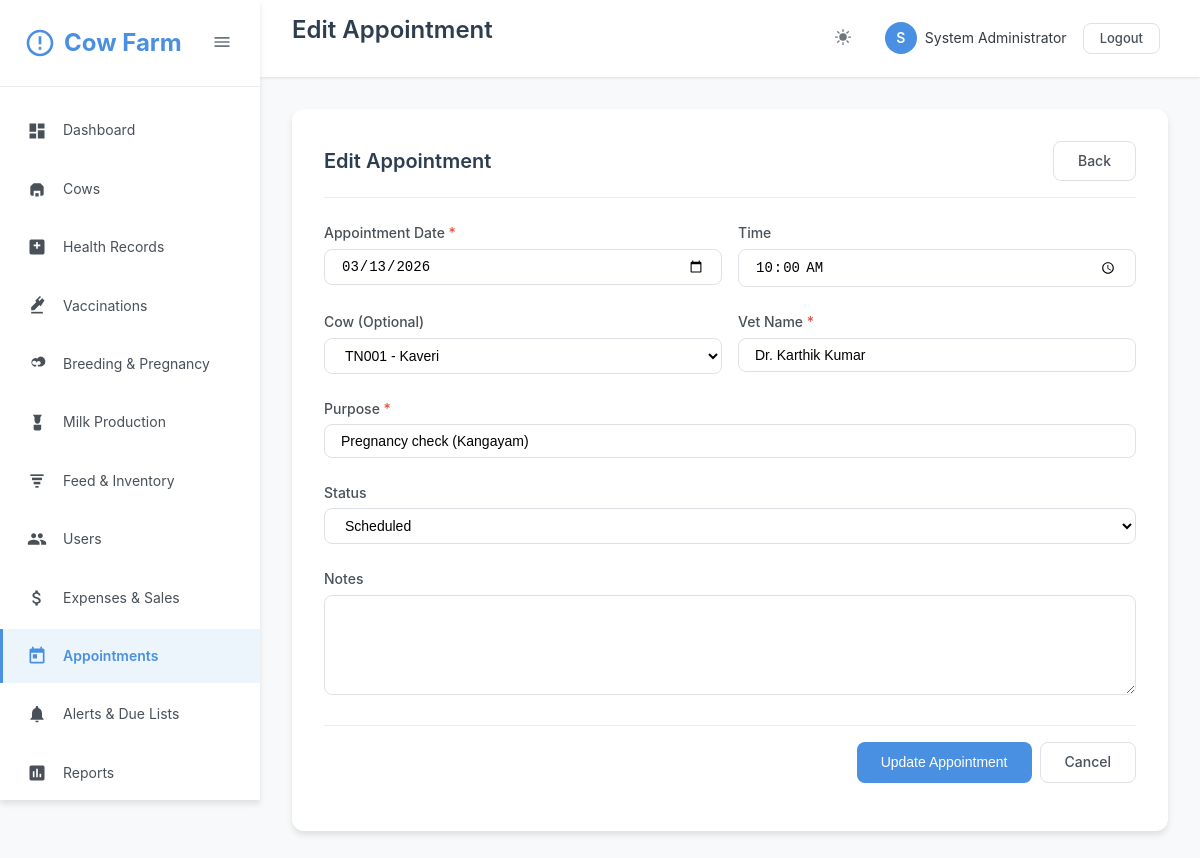
The app's page /appointments/edit.php?id=1 (signed in) with its own data.
### tables this page shows
CREATE TABLE IF NOT EXISTS users (
    id INT AUTO_INCREMENT PRIMARY KEY,
    username VARCHAR(50) UNIQUE NOT NULL,
    email VARCHAR(100) UNIQUE NOT NULL,
    password VARCHAR(255) NOT NULL,
    full_name VARCHAR(100) NOT NULL,
    role ENUM('admin', 'vet', 'manager', 'staff') DEFAULT 'staff',
    phone VARCHAR(20),
    status ENUM('active', 'inactive') DEFAULT 'active',
    created_at TIMESTAMP DEFAULT CURRENT_TIMESTAMP,
    updated_at TIMESTAMP DEFAULT CURRENT_TIMESTAMP ON UPDATE CURRENT_TIMESTAMP
);

CREATE TABLE IF NOT EXISTS appointments (
    id INT AUTO_INCREMENT PRIMARY KEY,
    appointment_date DATE NOT NULL,
    appointment_time TIME,
    cow_id INT,
    vet_name VARCHAR(100),
    purpose VARCHAR(255),
    status ENUM('scheduled', 'completed', 'cancelled', 'rescheduled') DEFAULT 'scheduled',
    notes TEXT,
    created_by INT,
    created_at TIMESTAMP DEFAULT CURRENT_TIMESTAMP,
    updated_at TIMESTAMP DEFAULT CURRENT_TIMESTAMP ON UPDATE CURRENT_TIMESTAMP,
    FOREIGN KEY (cow_id) REFERENCES cows(id) ON DELETE SET NULL,
    FOREIGN KEY (created_by) REFERENCES users(id) ON DELETE SET NULL
);

CREATE TABLE IF NOT EXISTS cows (
    id INT AUTO_INCREMENT PRIMARY KEY,
    tag_number VARCHAR(50) UNIQUE NOT NULL,
    name VARCHAR(100),
    breed VARCHAR(50),
    date_of_birth DATE,
    gender ENUM('male', 'female') NOT NULL,
    weight DECIMAL(8,2),
    color VARCHAR(50),
    photo VARCHAR(255),
    sire_tag VARCHAR(50),
    dam_tag VARCHAR(50),
    purchase_date DATE,
    purchase_price DECIMAL(10,2),
    status ENUM('active', 'sold', 'deceased', 'transferred') DEFAULT 'active',
    notes TEXT,
    created_by INT,
    created_at TIMESTAMP DEFAULT CURRENT_TIMESTAMP,
    updated_at TIMESTAMP DEFAULT CURRENT_TIMESTAMP ON UPDATE CURRENT_TIMESTAMP,
    FOREIGN KEY (created_by) REFERENCES users(id) ON DELETE SET NULL
);

### appointments/edit.php (the view, shortened to what the rows shown need)
<?php
require_once __DIR__ . '/../classes/Auth.php';
require_once __DIR__ . '/../classes/Database.php';
$db = new DBHelper();
$id = isset($_GET['id']) ? (int)$_GET['id'] : 0;
$appointment = $db->fetchOne("SELECT * FROM appointments WHERE id = ?", [$id]);
$cows = $db->fetchAll("SELECT id, tag_number, name FROM cows WHERE status = 'active' ORDER BY tag_number");
$pageTitle = 'Edit Appointment';
include __DIR__ . '/../includes/header.php';
?>
<div class="content-area">
    <div class="card">
        <div class="card-header">
            <h2 class="card-title">Edit Appointment</h2>
        </div>
        <div class="card-body">
            <form method="POST">
                <div class="form-row">
                    <div class="form-group">
                        <label class="form-label required" for="appointment_date">Appointment Date</label>
                        <input type="date" class="form-control" id="appointment_date" name="appointment_date"
                               value="<?php echo $appointment['appointment_date']; ?>" required>
                    </div>
                    <div class="form-group">
                        <label class="form-label" for="appointment_time">Time</label>
                        <input type="time" class="form-control" id="appointment_time" name="appointment_time"
                               value="<?php echo $appointment['appointment_time'] ?: ''; ?>">
                    </div>
                </div>
                <div class="form-row">
                    <div class="form-group">
                        <label class="form-label" for="cow_id">Cow (Optional)</label>
                        <select class="form-control" id="cow_id" name="cow_id">
                            <?php foreach ($cows as $cow): ?>
                                <option value="<?php echo $cow['id']; ?>" <?php echo $appointment['cow_id'] == $cow['id'] ? 'selected' : ''; ?>>
                                    <?php echo htmlspecialchars($cow['tag_number'] . ($cow['name'] ? ' - ' . $cow['name'] : '')); ?>
                                </option>
                            <?php endforeach; ?>
                        </select>
                    </div>
                    <div class="form-group">
                        <label class="form-label required" for="vet_name">Vet Name</label>
                        <input type="text" class="form-control" id="vet_name" name="vet_name"
                               value="<?php echo htmlspecialchars($appointment['vet_name']); ?>" required>
                    </div>
                </div>
                <div class="form-group">
                    <label class="form-label required" for="purpose">Purpose</label>
                    <input type="text" class="form-control" id="purpose" name="purpose"
                           value="<?php echo htmlspecialchars($appointment['purpose']); ?>" required>
                </div>
                <div class="form-group">
                    <label class="form-label" for="status">Status</label>
                    <select class="form-control" id="status" name="status">
                        <option value="scheduled" <?php echo $appointment['status'] === 'scheduled' ? 'selected' : ''; ?>>Scheduled</option>
                    </select>
                </div>
            </form>
        </div>
    </div>
</div>
<?php include __DIR__ . '/../includes/footer.php'; ?>

### includes/header.php (shortened to what the rows shown need)
<?php
require_once __DIR__ . '/../classes/Auth.php';
$auth = new Auth();
$currentUser = $auth->getCurrentUser();
?>
<!DOCTYPE html>
<html lang="en">
<head>
    <link rel="stylesheet" href="<?php echo BASE_URL; ?>assets/css/style.css">
    <link rel="stylesheet" href="<?php echo BASE_URL; ?>assets/css/icons.css">
</head>
<body>
    <?php if ($auth->isLoggedIn()): ?>
    <aside class="sidebar" id="sidebar">
        <div class="sidebar-header">
            <div class="sidebar-logo">
                <svg class="sidebar-logo-icon" viewBox="0 0 24 24">
                    <path d="M12 2C6.48 2 2 6.48 2 12s4.48 10 10 10 10-4.48 10-10S17.52 2 12 2zm0 18c-4.41 0-8-3.59-8-8s3.59-8 8-8 8 3.59 8 8-3.59 8-8 8zm-1-13h2v6h-2zm0 8h2v2h-2z"/>
                </svg>
                <span class="sidebar-menu-text">Cow Farm</span>
            </div>
            <button class="sidebar-toggle" id="sidebarToggle">
                <svg width="20" height="20" viewBox="0 0 24 24" fill="currentColor">
                    <path d="M3 18h18v-2H3v2zm0-5h18v-2H3v2zm0-7v2h18V6H3z"/>
                </svg>
            </button>
        </div>
        <nav>
            <ul class="sidebar-menu">
                <li class="sidebar-menu-item">
                    <a href="<?php echo BASE_URL; ?>dashboard.php" class="sidebar-menu-link <?php echo basename($_SERVER['PHP_SELF']) == 'dashboard.php' ? 'active' : ''; ?>">
                        <svg class="sidebar-menu-icon" viewBox="0 0 24 24">
                            <path d="M3 13h8V3H3v10zm0 8h8v-6H3v6zm10 0h8V11h-8v10zm0-18v6h8V3h-8z"/>
                        </svg>
                        <span class="sidebar-menu-text">Dashboard</span>
                    </a>
                </li>
                <li class="sidebar-menu-item">
                    <a href="<?php echo BASE_URL; ?>cows/index.php" class="sidebar-menu-link <?php echo strpos($_SERVER['PHP_SELF'], 'cows') !== false ? 'active' : ''; ?>">
                        <svg class="sidebar-menu-icon" viewBox="0 0 24 24">
                            <path d="M4 9l4-4h8l4 4v9a2 2 0 0 1-2 2h-2v-6H8v6H6a2 2 0 0 1-2-2V9z"/>
                            <path d="M10 21v-4h4v4"/>
                        </svg>
                        <span class="sidebar-menu-text">Cows</span>
                    </a>
                </li>
                <li class="sidebar-menu-item">
                    <a href="<?php echo BASE_URL; ?>health/index.php" class="sidebar-menu-link <?php echo strpos($_SERVER['PHP_SELF'], 'health') !== false ? 'active' : ''; ?>">
                        <svg class="sidebar-menu-icon" viewBox="0 0 24 24">
                            <path d="M19 3H5A2 2 0 0 0 3 5v14a2 2 0 0 0 2 2h14a2 2 0 0 0 2-2V5a2 2 0 0 0-2-2zm-3 8h-3v3h-2v-3H8V9h3V6h2v3h3z"/>
                        </svg>
                        <span class="sidebar-menu-text">Health Records</span>
                    </a>
                </li>
                <li class="sidebar-menu-item">
                    <a href="<?php echo BASE_URL; ?>health/vaccinations.php" class="sidebar-menu-link <?php echo strpos($_SERVER['PHP_SELF'], 'vaccinations') !== false ? 'active' : ''; ?>">
                        <svg class="sidebar-menu-icon" viewBox="0 0 24 24">
                            <path d="M21 5.5l-2.79-2.8-3.22 3.22-1.42-1.42L16.79 1.3 15.5 0 9.79 5.71l1.42 1.42L5 13.36V17h3.64l6.21-6.21 1.42 1.42L21 5.5z"/>
                            <path d="M5 19h14v2H5z"/>
                        </svg>
                        <span class="sidebar-menu-text">Vaccinations</span>
                    </a>
                </li>
                <li class="sidebar-menu-item">
                    <a href="<?php echo BASE_URL; ?>breeding/index.php" class="sidebar-menu-link <?php echo strpos($_SERVER['PHP_SELF'], 'breeding') !== false ? 'active' : ''; ?>">
                        <svg class="sidebar-menu-icon" viewBox="0 0 24 24">
                            <path d="M16.5 3a4.5 4.5 0 0 0-3.89 2.25A4.5 4.5 0 1 0 8.5 15H11v-2H8.5A2.5 2.5 0 1 1 10.7 9l.8 1.39.8-1.39A2.5 2.5 0 1 1 15.5 13H13v2h2.5A4.5 4.5 0 0 0 16.5 3z"/>
                        </svg>
                        <span class="sidebar-menu-text">Breeding & Pregnancy</span>
                    </a>
                </li>
                <li class="sidebar-menu-item">
                    <a href="<?php echo BASE_URL; ?>milk/index.php" class="sidebar-menu-link <?php echo strpos($_SERVER['PHP_SELF'], 'milk') !== false ? 'active' : ''; ?>">
                        <svg class="sidebar-menu-icon" viewBox="0 0 24 24">
                            <path d="M7 2l2 3v3.5C9 11.43 10.57 13 12.5 13S16 11.43 16 8.5V5l2-3H7z"/>
                            <path d="M8 14h9v5a2 2 0 0 1-2 2H10a2 2 0 0 1-2-2v-5z"/>
                        </svg>
                        <span class="sidebar-menu-text">Milk Production</span>
                    </a>
                </li>
                <li class="sidebar-menu-item">
                    <a href="<?php echo BASE_URL; ?>feed/index.php" class="sidebar-menu-link <?php echo strpos($_SERVER['PHP_SELF'], 'feed') !== false ? 'active' : ''; ?>">
                        <svg class="sidebar-menu-icon" viewBox="0 0 24 24">
                            <path d="M4 4h16v2H4z"/>
                            <path d="M6 8h12v3H6z"/>
                            <path d="M8 13h8v3H8z"/>
                            <path d="M10 18h4v2h-4z"/>
                        </svg>
                        <span class="sidebar-menu-text">Feed & Inventory</span>
                    </a>
                </li>
                <?php if ($auth->hasRole([ROLE_ADMIN, ROLE_MANAGER])): ?>
                <li class="sidebar-menu-item">
                    <a href="<?php echo BASE_URL; ?>users/index.php" class="sidebar-menu-link <?php echo strpos($_SERVER['PHP_SELF'], 'users') !== false ? 'active' : ''; ?>">
                        <span class="sidebar-menu-text">Users</span>
                    </a>
                </li>
                <?php endif; ?>
                <li class="sidebar-menu-item">
                    <a href="<?php echo BASE_URL; ?>expenses/index.php" class="sidebar-menu-link <?php echo strpos($_SERVER['PHP_SELF'], 'expenses') !== false ? 'active' : ''; ?>">
                        <span class="sidebar-menu-text">Expenses & Sales</span>
                    </a>
                </li>
                <li class="sidebar-menu-item">
                    <a href="<?php echo BASE_URL; ?>appointments/index.php" class="sidebar-menu-link <?php echo strpos($_SERVER['PHP_SELF'], 'appointments') !== false ? 'active' : ''; ?>">
                        <svg class="sidebar-menu-icon" viewBox="0 0 24 24">
                            <path d="M19 3h-1V1h-2v2H8V1H6v2H5c-1.11 0-1.99.9-1.99 2L3 19c0 1.1.89 2 2 2h14c1.1 0 2-.9 2-2V5c0-1.1-.9-2-2-2zm0 16H5V8h14v11zM7 10h5v5H7z"/>
                        </svg>
                        <span class="sidebar-menu-text">Appointments</span>
                    </a>
                </li>
                <li class="sidebar-menu-item">
                    <a href="<?php echo BASE_URL; ?>alerts/index.php" class="sidebar-menu-link <?php echo strpos($_SERVER['PHP_SELF'], 'alerts') !== false ? 'active' : ''; ?>">
                        <svg class="sidebar-menu-icon" viewBox="0 0 24 24">
                            <path d="M12 22c1.1 0 2-.9 2-2h-4c0 1.1.89 2 2 2zm6-6v-5c0-3.07-1.64-5.64-4.5-6.32V4c0-.83-.67-1.5-1.5-1.5s-1.5.67-1.5 1.5v.68C7.63 5.36 6 7.92 6 11v5l-2 2v1h16v-1l-2-2z"/>
                        </svg>
                        <span class="sidebar-menu-text">Alerts & Due Lists</span>
                    </a>
                </li>
                <li class="sidebar-menu-item">
                    <a href="<?php echo BASE_URL; ?>reports/index.php" class="sidebar-menu-link <?php echo strpos($_SERVER['PHP_SELF'], 'reports') !== false ? 'active' : ''; ?>">
                        <svg class="sidebar-menu-icon" viewBox="0 0 24 24">
                            <path d="M19 3H5c-1.1 0-2 .9-2 2v14c0 1.1.9 2 2 2h14c1.1 0 2-.9 2-2V5c0-1.1-.9-2-2-2zM9 17H7v-7h2v7zm4 0h-2V7h2v10zm4 0h-2v-4h2v4z"/>
                        </svg>
                        <span class="sidebar-menu-text">Reports</span>
                    </a>
                </li>
            </ul>
        </nav>
    </aside>
    <main class="main-content">
        <header class="header-bar">
            <div>
                <h1 class="header-title"><?php echo isset($pageTitle) ? $pageTitle : 'Dashboard'; ?></h1>
            </div>
            <div class="header-actions">
                <button class="header-btn" data-theme-toggle title="Toggle Dark Mode">
                </button>
                <div class="user-menu">
                    <div class="user-avatar"><?php echo strtoupper(substr($currentUser['full_name'], 0, 1)); ?></div>
                    <span><?php echo htmlspecialchars($currentUser['full_name']); ?></span>
                    <div style="margin-left: 8px;">
                        <a href="<?php echo BASE_URL; ?>logout.php" class="btn btn-sm btn-outline">Logout</a>
                    </div>
                </div>
            </div>
        </header>
    <?php endif; ?>

### records on screen
users: full_name "S", full_name "System Administrator"
appointments: appointment_date "03/13/2026", appointment_time "10:00:00", cow_id "TN001 - Kaveri", vet_name "Dr. Karthik Kumar", purpose "Pregnancy check (Kangayam)", status "Scheduled"

### other values on screen
$pageTitle "Edit Appointment"
